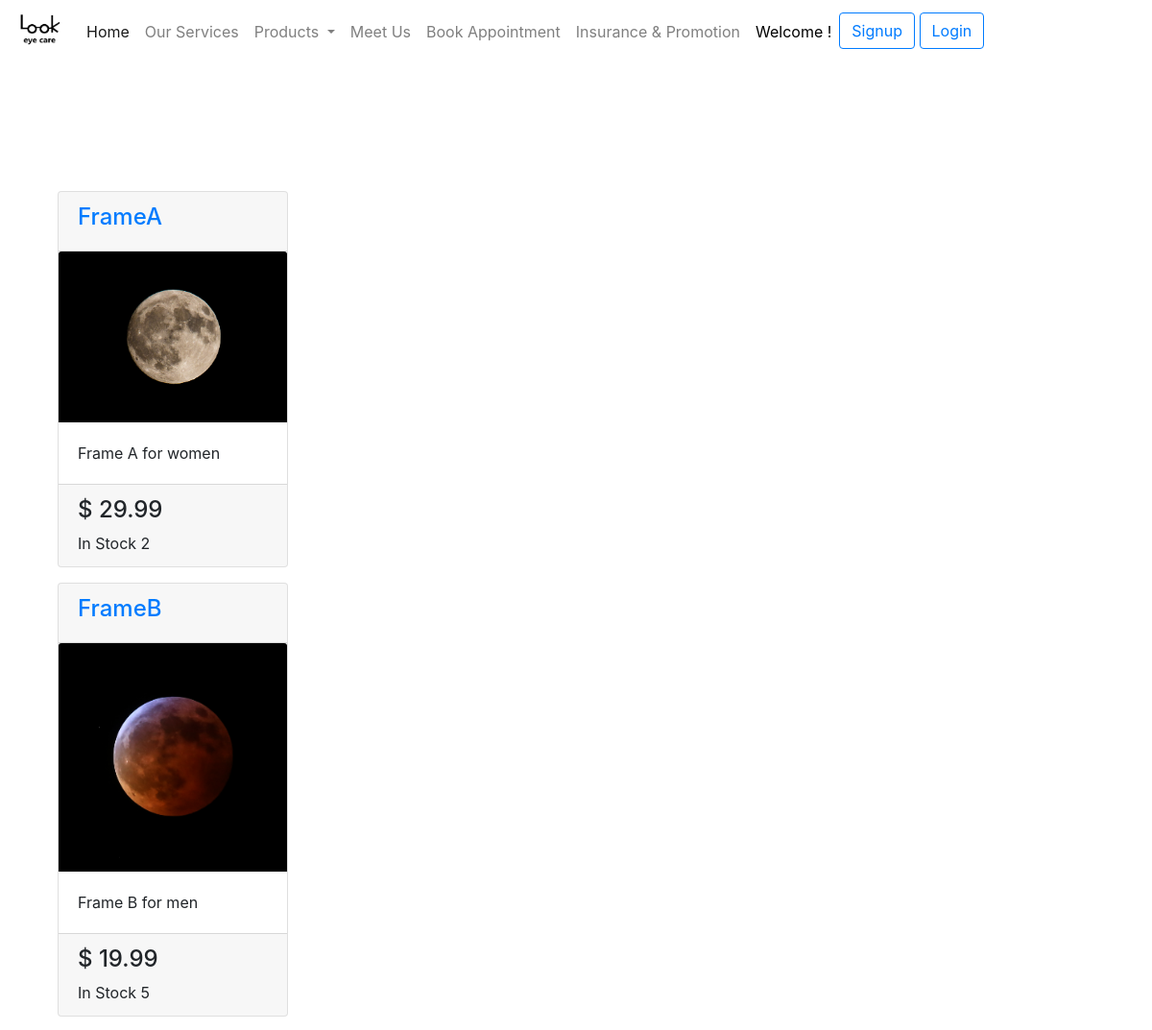
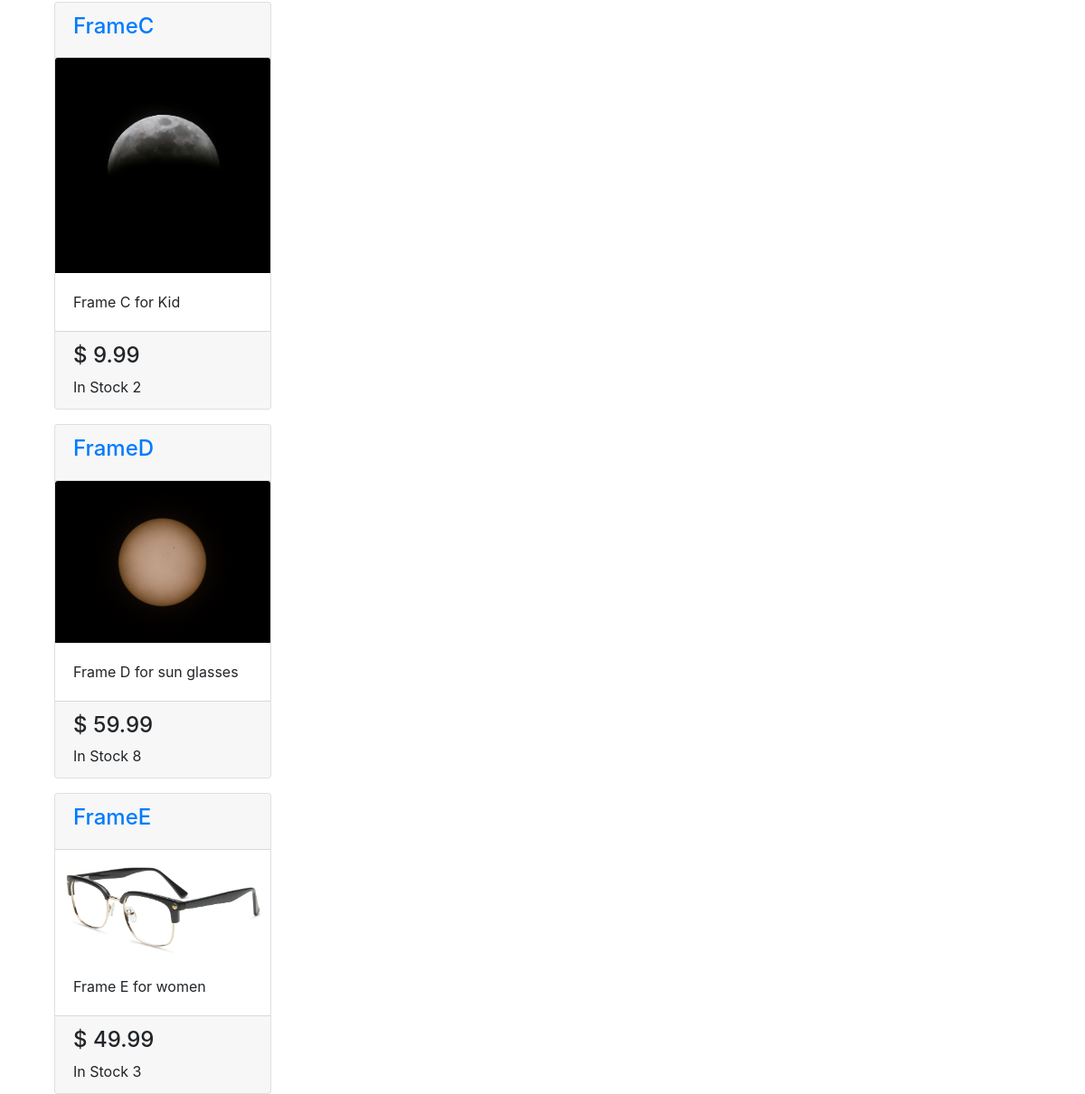
/products/, run on an earlier commit of the app's database (2 pictures, top to bottom).
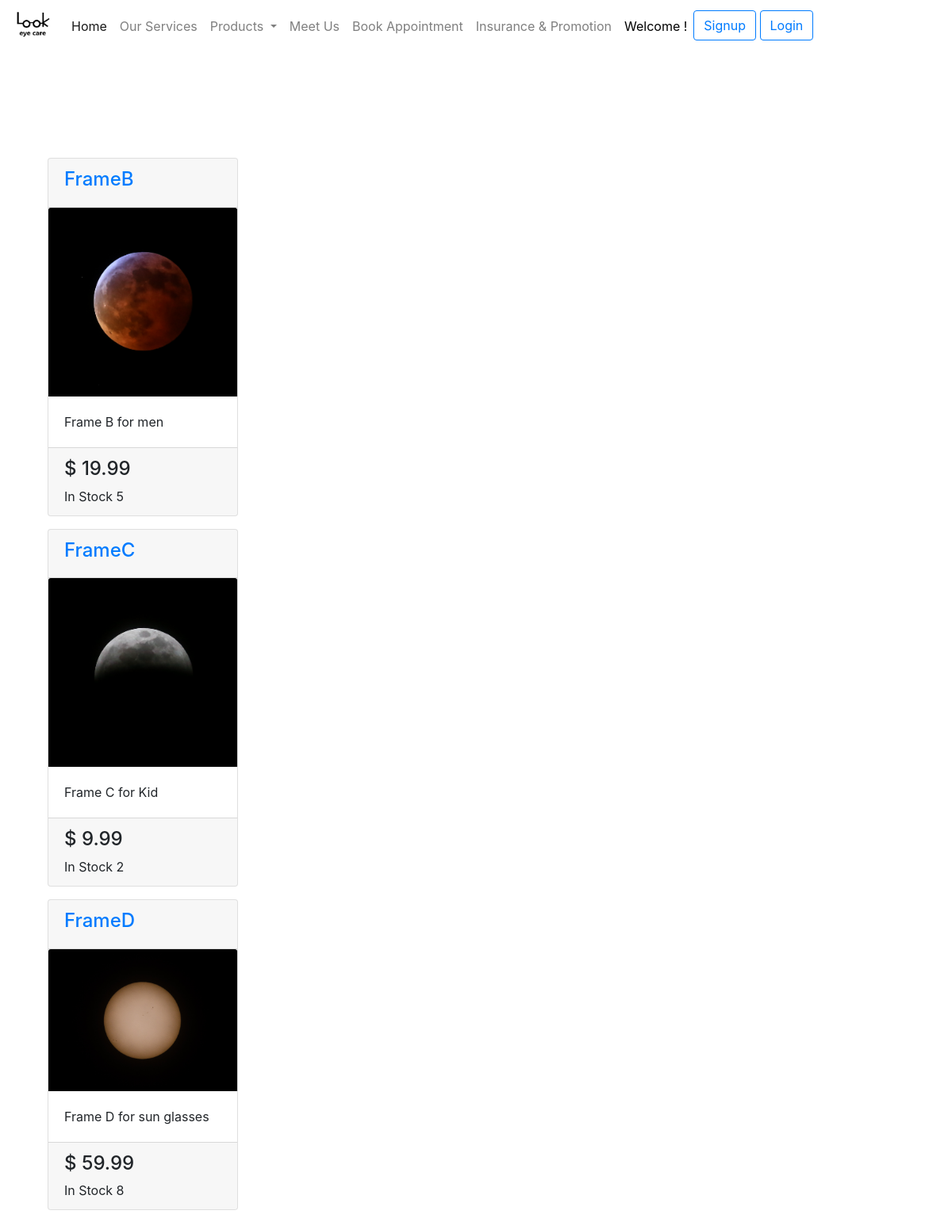
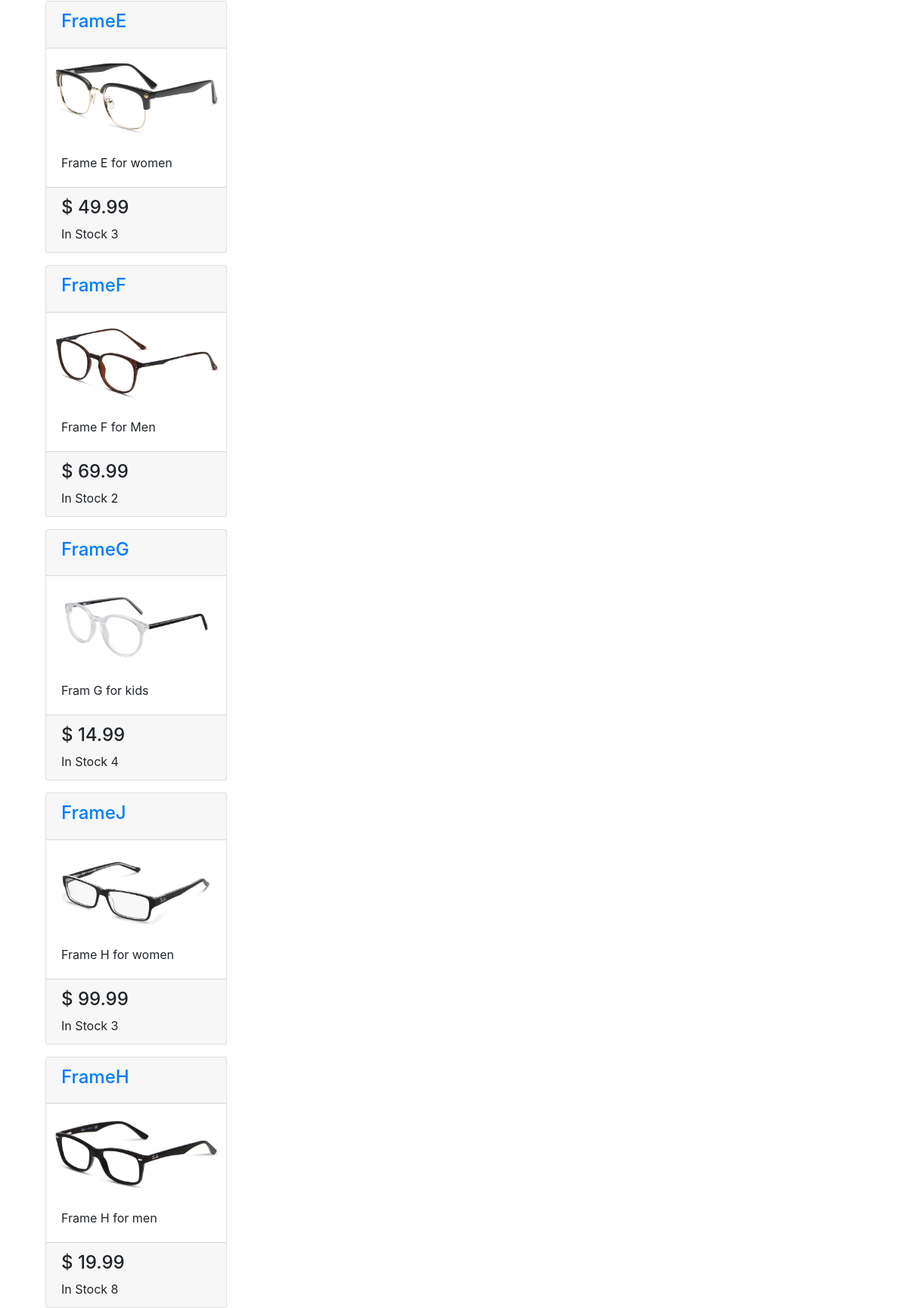
And on a later commit of the database (2 pictures, top to bottom).
### optical/models.py (models this page shows, shortened)
class Product(models.Model):
    name = models.CharField(max_length=100)
    category = models.CharField(max_length=50, default='Frame', blank=True)
    description = models.TextField(default='', blank=True)
    price = models.DecimalField(max_digits=8, decimal_places=2, blank=True)
    inventory = models.IntegerField(default=0, blank=True)
    image = models.ImageField(blank=True, null=True)
    slug = AutoSlugField(populate_from='name', always_update=True)
    objects = ProductManager()
    def get_absolute_url(self):
        return reverse("optical:product_detail", kwargs={
            'slug': self.slug
        })

### optical/views.py (the view)
# urls.py: path('products/', ProductListView.as_view(), name='product_list'),
class ProductListView(ListView):
    model = Product
    context_object_name = 'products'
    template_name = 'products_list.html'
    def get_context_data(self, *, object_list=None, **kwargs):
        context = super().get_context_data(**kwargs)
        return context
    def get_queryset(self):
        objs = Product.objects.instock()
        return objs

### optical/models.py (called while the page is built)
    def instock(self):
        return self.filter(inventory__gt=0)

    def get_queryset(self):  # required
        return ProductQueryset(self.model, using=self._db)

    def instock(self):
        return self.get_queryset().instock()

### templates/products_list.html (shortened to what this page needs)
{% extends "base.html" %}
{% load humanize %}
{% block content %}
  <div class="container col-16">
    {% for product in products %}
      <div class="card mt-3" style="width: 15rem;">
        <div class="card-header">
          <a href="{{ product.get_absolute_url }}"><h4>{{ product.name }}</h4></a>
        </div>
        <img class="card-img-top" src="{{ product.image.url }}"/>
        <div class="card-body">
          <p class="card-text">{{ product.description }}</p>
        </div>
        <div class="card-footer">
          <h4 class="card-text">$ {{ product.price|intcomma }}</h4>
          <p class="card-text">In Stock {{ product.inventory }}</p>
        </div>
      </div>
    {% endfor %}
  </div>
{% endblock content %}

### templates/base.html (shortened to what this page needs)
<!DOCTYPE html>
<html lang="en">
<head>
  <link rel="stylesheet" href="https://stackpath.bootstrapcdn.com/bootstrap/4.4.1/css/bootstrap.min.css"
>
</head>
<body>
{% include "navbar.html" %}
<div class="container" style="padding-top:150px">
  {% block content %}
  {% endblock content %}
</div>
</body>
</html>

### templates/navbar.html (shortened to what this page needs)
{% load static %}
<div class="fixed-top">
  <nav class="navbar navbar-expand-lg navbar-light bg-white">
    <img class="navbar-brand" src="{% static 'logo.jpg' %}" , height="50px" , width="50px">
    <div class="collapse navbar-collapse" id="navbarSupportedContent">
      <ul class="navbar-nav mr-auto">
        <li class="nav-item active">
          <a class="nav-link" href="{% url 'optical:home' %}">Home<span class="sr-only">(current)</span></a>
        </li>
        <li class="nav-item">
          <a class="nav-link" href="#">Our Services</a>
        </li>
        <li class="nav-item dropdown">
          <a class="nav-link dropdown-toggle" href="#" id="navbarDropdown" role="button" data-toggle="dropdown"
             aria-haspopup="true" aria-expanded="false">
            Products
          </a>
        </li>
        <li class="nav-item">
          <a class="nav-link" href="#">Meet Us</a>
        </li>
        <li class="nav-item">
          <a class="nav-link" href="#">Book Appointment</a>
        </li>
        <li class="nav-item">
          <a class="nav-link" href="#">Insurance & Promotion</a>
        </li>
        {% if request.user.is_authenticated %}
          <li class="nav-item mr-auto">
            <a class="nav-link" style="color: black">Hello {{ request.user.first_name|title }}</a>
          </li>
          <li class="nav-item">
            <a class="btn btn-outline-primary" href="{% url 'account_logout' %}">Logout</a>
          </li>
        {% else %}
          <li class="nav-item mr-auto">
            <a class="nav-link" style="color: black">Welcome !</a>
          </li>
          <li class="nav-item">
            <a class="btn btn-outline-primary" href="{% url 'account_signup' %}">Signup</a>
            <a class="btn btn-outline-primary" href="{% url 'account_login' %}">Login</a>
          </li>
        {% endif %}
      </ul>
    </div>
  </nav>
</div>

What changed in the data, as far as the page shows it:
no longer on this page (row edited): Product: name "FrameA", image (picture), description "Frame A for women", price "29.99", inventory "2"
added Product: name "FrameF", image (picture), description "Frame F for Men", price "69.99", inventory "2"
added Product: name "FrameG", image (picture), description "Fram G for kids", price "14.99", inventory "4"
added Product: name "FrameJ", image (picture), description "Frame H for women", price "99.99", inventory "3"
added Product: name "FrameH", image (picture), description "Frame H for men", price "19.99", inventory "8"
